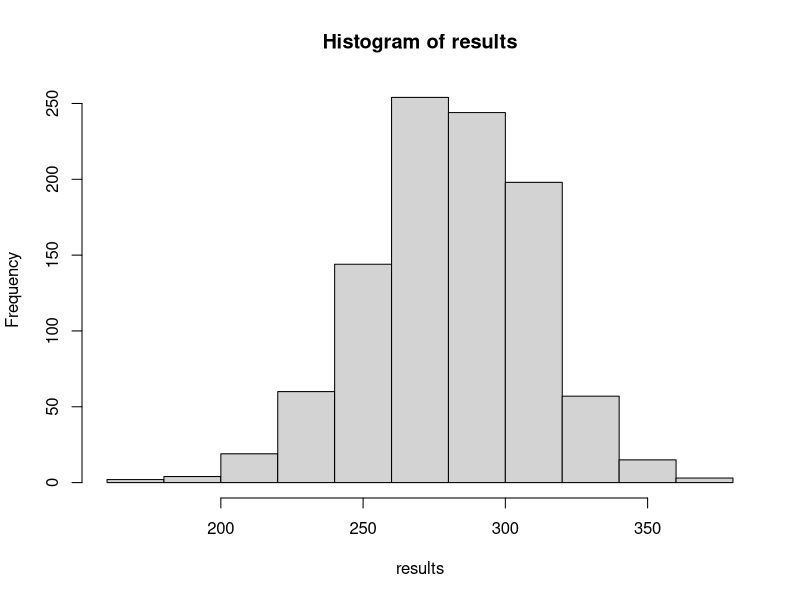
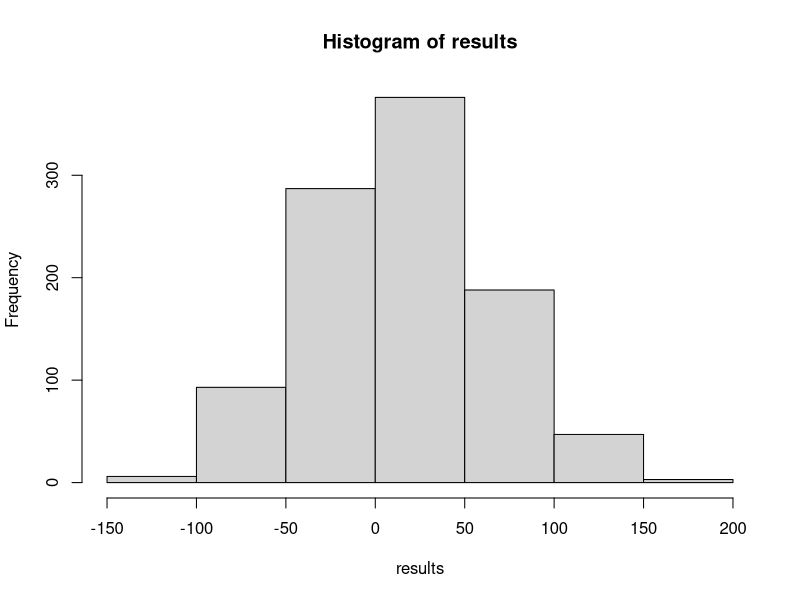
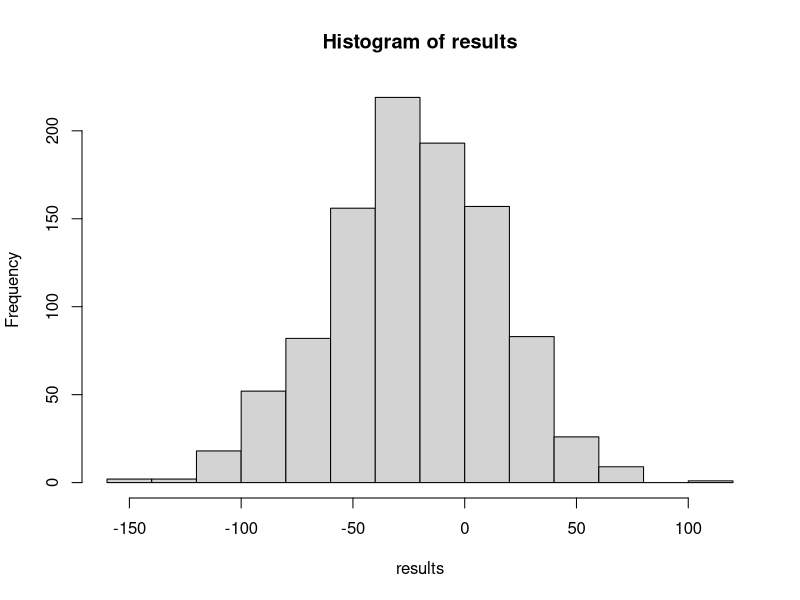
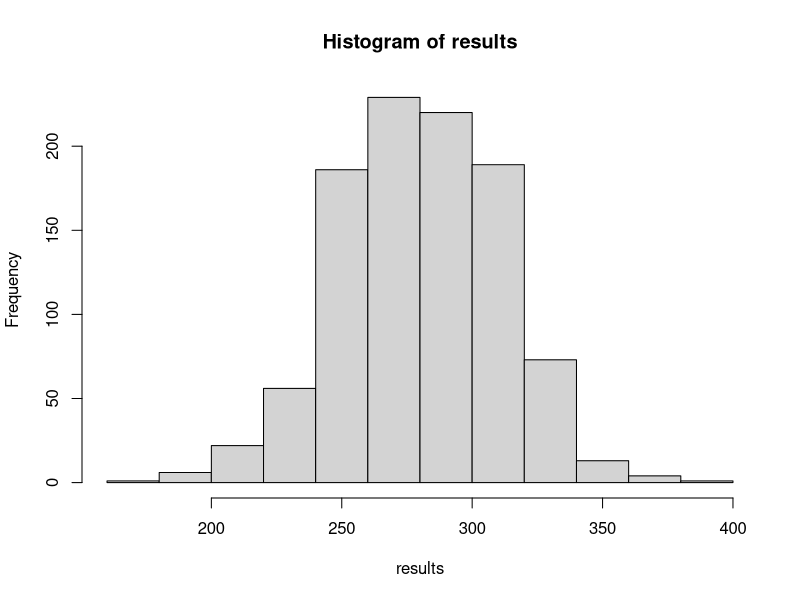

These charts were generated, in order, by the following R code:
## ---- chunk 1
daysYEAR=1:365
## ---- chunk 2
results=vector("numeric")
for(j in 1:1000){
bank=0
for(i in 1:637){
  class=sample(daysYEAR,35,replace=TRUE)
  n=length(unique(class))
if(n==35)bank=bank-2
  else bank=bank+1
}
results[j]=bank
}
hist(results)
## ---- chunk 3
results=vector("numeric")
for(j in 1:1000){
bank=0
for(i in 1:637){
  class=sample(daysYEAR,35,replace=TRUE)
  n=length(unique(class))
if(n==35)bank=bank-4.25
  else bank=bank+1
}
results[j]=bank
}
hist(results)
## ---- chunk 4
results=vector("numeric")
for(j in 1:1000){
bank=0
for(i in 1:637){
  class=sample(daysYEAR,28,replace=TRUE)
  n=length(unique(class))
if(n==28)bank=bank-2
  else bank=bank+1
}
results[j]=bank
}
hist(results)
## ---- chunk 5
results=vector("numeric")
for(j in 1:1000){
bank=0
for(i in 1:637){
  class=sample(daysYEAR,35,replace=TRUE)
  n=length(unique(class))
if(n==35)bank=bank-2
  else bank=bank+1
}
results[j]=bank
}
sortRESULTS=sort(results)
lcl=sortRESULTS[25]
ucl=sortRESULTS[975]
hist(results)
